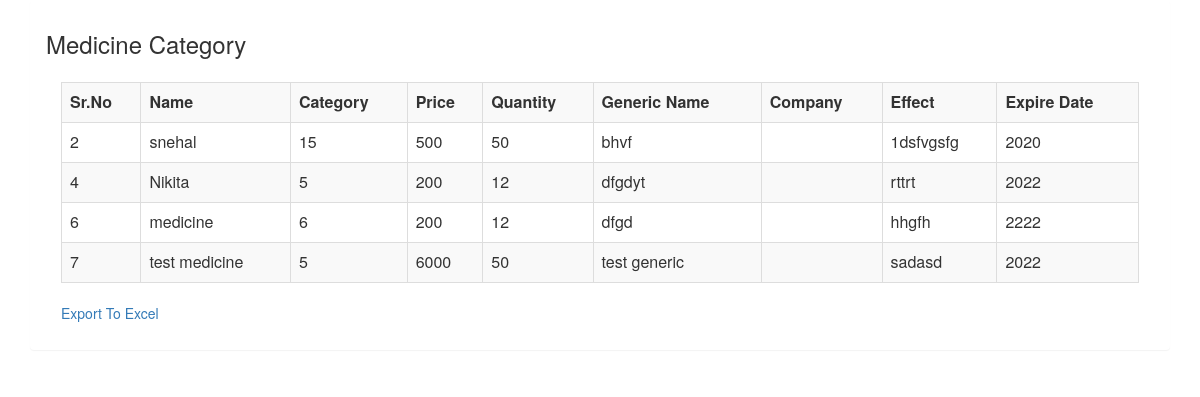
Screenshot of /dashboard/Medicine/excwlMedicineindex.php with the database file from the repository.
### tables this page shows
CREATE TABLE IF NOT EXISTS `addnewmedicine` (
  `id` int(20) NOT NULL AUTO_INCREMENT,
  `name` varchar(30) NOT NULL,
  `category` varchar(100) NOT NULL,
  `price` int(11) NOT NULL,
  `quantity` int(11) NOT NULL,
  `genericname` varchar(30) NOT NULL,
  `company` varchar(30) NOT NULL,
  `effect` varchar(30) NOT NULL,
  `expiredate` varchar(30) NOT NULL,
  PRIMARY KEY (`id`)
);

### dashboard/Medicine/excwlMedicineindex.php (the view, shortened to what this page needs)
<?php
include("../inc/connect.php") ;
$query=mysqli_query($db_connect, "SELECT * FROM addnewmedicine")or die (mysql_error($db_connect));
?>
<html>
<head>
<link rel="stylesheet" href="https://maxcdn.bootstrapcdn.com/bootstrap/3.3.7/css/bootstrap.min.css">
</head>
<body>
<div class="container">
  <div class="panel">
    <div class="panel-heading">
      <h3>Medicine Category</h3>
      <div class="panel-body">
        <table border="1" class="table table-bordered table-striped">
    				<tr>
    					<th>Sr.No</th>
              <th>Name</th>
              <th>Category</th>
              <th>Price</th>
              <th>Quantity</th>
    					<th>Generic Name</th>
              <th>Company</th>
              <th>Effect</th>
              <th>Expire Date</th>
    				</tr>
    			<?php
    			while($row=mysqli_fetch_assoc($query)){
    				echo '
    				<tr>
    					<td>'.$row["id"].'</td>
    					<td>'.$row["name"].'</td>
              <td>'.$row["category"].'</td>
              <td>'.$row["price"].'</td>
              <td>'.$row["quantity"].'</td>
              <td>'.$row["genericname"].'</td>
              <td>'.$row["company "].'</td>
              <td>'.$row["effect"].'</td>
              <td>'.$row["expiredate"].'</td>
    				</tr>
    				';
    			}
    			?>
    		</table>
    		<a href="ExcelMedicineCategory.php">Export To Excel</a>
      </div>
    </div>
  </div>
</div>
</body>
</html>

### rows the page displays
addnewmedicine: id "2", name "snehal", category "15", price "500", quantity "50", genericname "bhvf", effect "1dsfvgsfg", expiredate "2020"
addnewmedicine: id "4", name "Nikita", category "5", price "200", quantity "12", genericname "dfgdyt", effect "rttrt", expiredate "2022"
addnewmedicine: id "6", name "medicine", category "6", price "200", quantity "12", genericname "dfgd", effect "hhgfh", expiredate "2222"
addnewmedicine: id "7", name "test medicine", category "5", price "6000", quantity "50", genericname "test generic", effect "sadasd", expiredate "2022"
